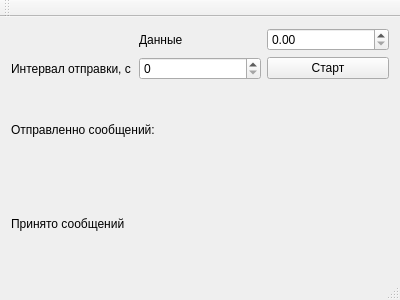
<?xml version="1.0" encoding="UTF-8"?>
<ui version="4.0">
 <class>MainWindow</class>
 <widget class="QMainWindow" name="MainWindow">
  <property name="geometry">
   <rect>
    <x>0</x>
    <y>0</y>
    <width>400</width>
    <height>300</height>
   </rect>
  </property>
  <property name="windowTitle">
   <string>MainWindow</string>
  </property>
  <widget class="QWidget" name="centralWidget">
   <layout class="QVBoxLayout" name="verticalLayout">
    <item>
     <layout class="QGridLayout" name="gridLayout">
      <item row="0" column="1">
       <widget class="QLabel" name="label">
        <property name="text">
         <string>Данные</string>
        </property>
       </widget>
      </item>
      <item row="0" column="2">
       <widget class="QDoubleSpinBox" name="doubleSpinBox_data"/>
      </item>
      <item row="1" column="1">
       <widget class="QSpinBox" name="spin_timer"/>
      </item>
      <item row="1" column="0">
       <widget class="QLabel" name="label_2">
        <property name="text">
         <string>Интервал отправки, с</string>
        </property>
       </widget>
      </item>
      <item row="1" column="2">
       <widget class="QPushButton" name="sender_btn">
        <property name="text">
         <string>Старт</string>
        </property>
       </widget>
      </item>
     </layout>
    </item>
    <item>
     <widget class="QLabel" name="sender_msg">
      <property name="text">
       <string>Отправленно сообщений:</string>
      </property>
     </widget>
    </item>
    <item>
     <widget class="QLabel" name="recv_data">
      <property name="text">
       <string>Принято сообщений</string>
      </property>
     </widget>
    </item>
   </layout>
  </widget>
  <widget class="QMenuBar" name="menuBar">
   <property name="geometry">
    <rect>
     <x>0</x>
     <y>0</y>
     <width>400</width>
     <height>21</height>
    </rect>
   </property>
  </widget>
  <widget class="QToolBar" name="mainToolBar">
   <attribute name="toolBarArea">
    <enum>TopToolBarArea</enum>
   </attribute>
   <attribute name="toolBarBreak">
    <bool>false</bool>
   </attribute>
  </widget>
  <widget class="QStatusBar" name="statusBar"/>
 </widget>
 <layoutdefault spacing="6" margin="11"/>
 <resources/>
 <connections/>
</ui>
